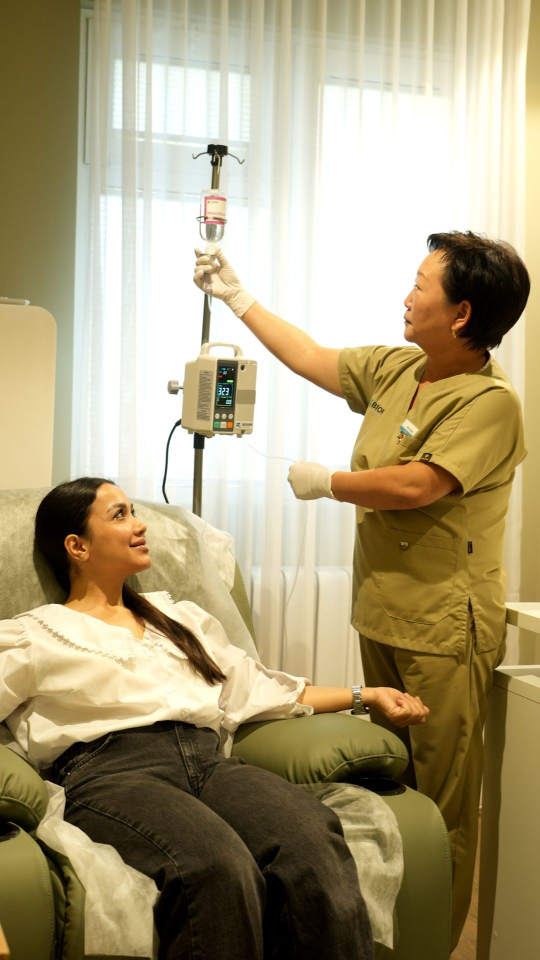
#> input picture images/biorise-clinic-2026.jpg, 1080 x 1920 px (shown at 1/2 size)
$ python -i illustrate.py   (imports and definitions only)
#> lines starting #> are read from the running program, lines starting #| are printed output that depends on the picture; after the words box and inside, x2 and y2 are one past the last pixel; in counts of white or black regions, pixels touching at a corner belong together
#> further down, picture is the input picture: PIL image 1080x1920 RGB; mean R, G, B 169.8, 157, 122.1
"""Shared image helpers for generated illustrations (article covers, industry cards)."""
from PIL import Image


def centre(img, margin=0.10):
    """Find the drawing on the flat paper background and put it in the middle of a 3:2 canvas."""
#> called with margin = 0.1
    from PIL import ImageChops
    bg = img.getpixel((4, 4))
#> bg = (86, 72, 23)
    diff = ImageChops.difference(img, Image.new('RGB', img.size, bg)).convert('L').point(lambda v: 255 if v > 28 else 0)
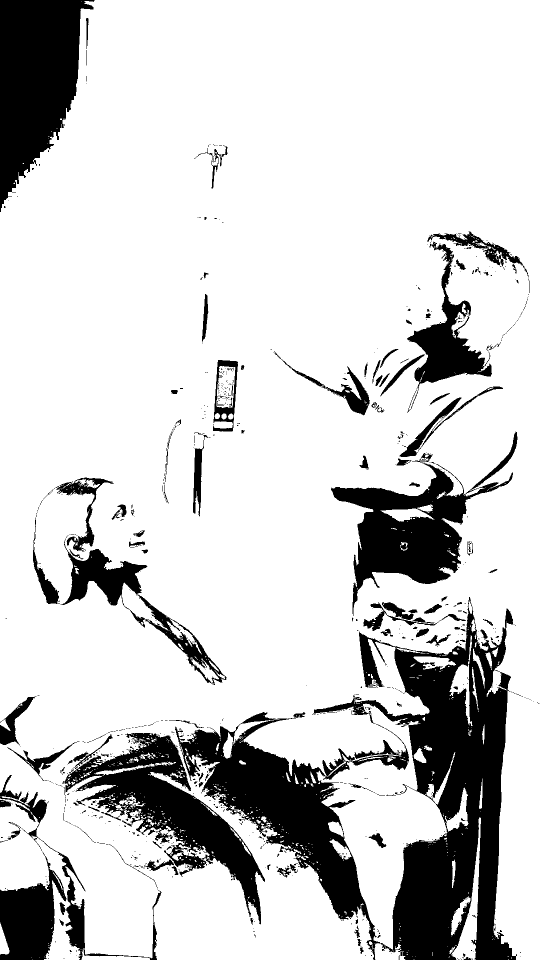
#> diff: PIL image 1080x1920 L (shown at 1/2 size); 81.6% white; 861 black regions (726 under 20 px), largest, box (x1, y1, x2, y2) and area: (350, 1194, 1034, 1920) 162774, (0, 0, 189, 424) 48874, (129, 1466, 530, 1849) 41538
    box = diff.getbbox()
#> box = (0, 0, 1080, 1920)
    if not box:
        return img
    pad = 30
    box = (max(0, box[0] - pad), max(0, box[1] - pad), min(img.width, box[2] + pad), min(img.height, box[3] + pad))
    art = img.crop(box)
    W = max(art.width / (1 - 2 * margin), art.height * 1.5 / (1 - 2 * margin))
#> W = 3600
    H = W / 1.5
#> H = 2400
    # Base = an empty strip of the same paper (keeps the grain), art pasted with soft edges.
    from PIL import ImageFilter
    blank = [x for x in range(0, img.width - 40, 20) if not diff.crop((x, 0, x + 40, img.height)).getbbox()]
#> blank = []
    strip = img.crop((blank[0], 0, blank[0] + 40, img.height)) if blank else Image.new('RGB', (40, img.height), bg)
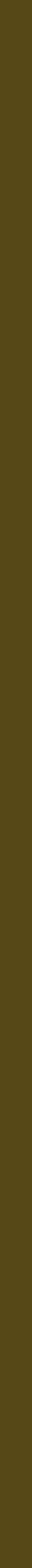
#> strip: PIL image 40x1920 RGB (shown at 1/2 size); mean R, G, B 86, 72, 23
    canvas = Image.new('RGB', (round(W), round(H)), bg)
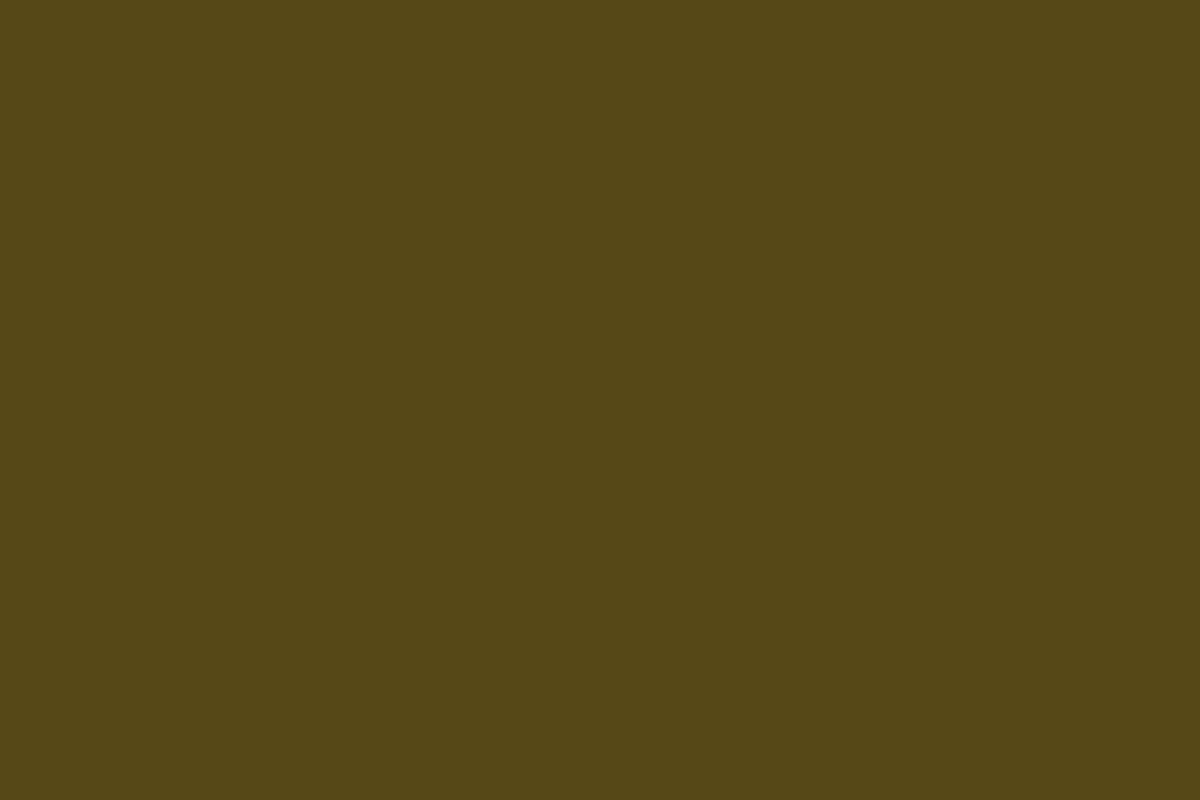
#> canvas: PIL image 3600x2400 RGB (shown at 1/3 size); mean R, G, B 86, 72, 23
    for x in range(0, canvas.width, 40):
        for y in range(0, canvas.height, img.height):
            canvas.paste(strip, (x, y))
    feather = max(8, round(min(art.size) * 0.04))
#> feather = 43
    mask = Image.new('L', art.size, 0)
#> mask: PIL image 1080x1920 L; every value is 0
    mask.paste(255, (feather, feather, art.width - feather, art.height - feather))
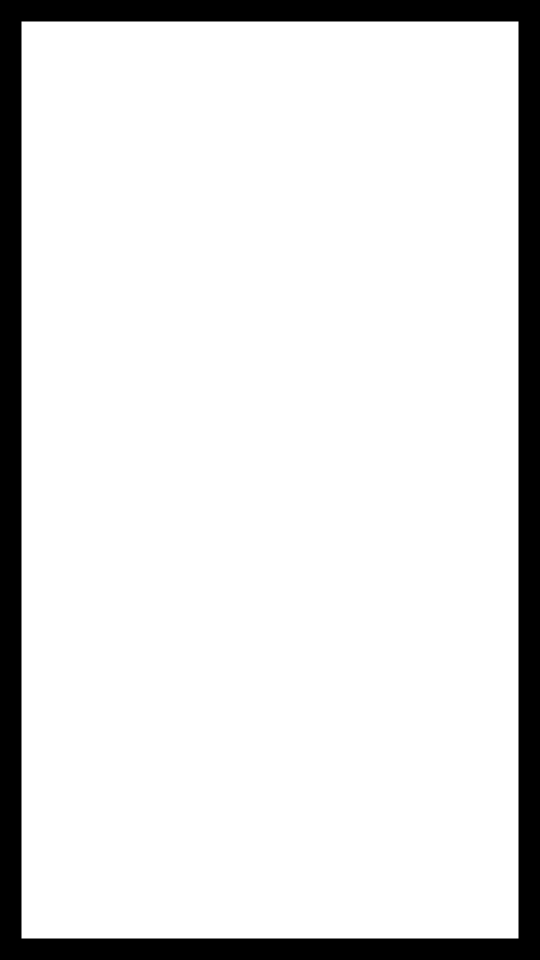
#> mask: PIL image 1080x1920 L (shown at 1/2 size); 87.9% white; 1 black region, box (x1, y1, x2, y2) and area: (0, 0, 1080, 1920) 250604
    mask = mask.filter(ImageFilter.GaussianBlur(feather / 2))
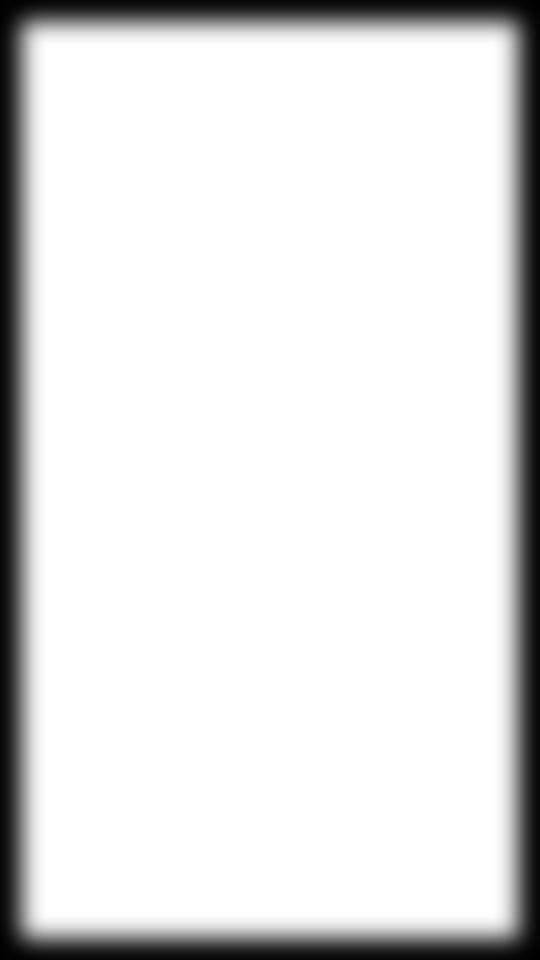
#> mask: PIL image 1080x1920 L (shown at 1/2 size); min 0, max 255, mean 224.1
    canvas.paste(art, ((canvas.width - art.width) // 2, (canvas.height - art.height) // 2), mask)
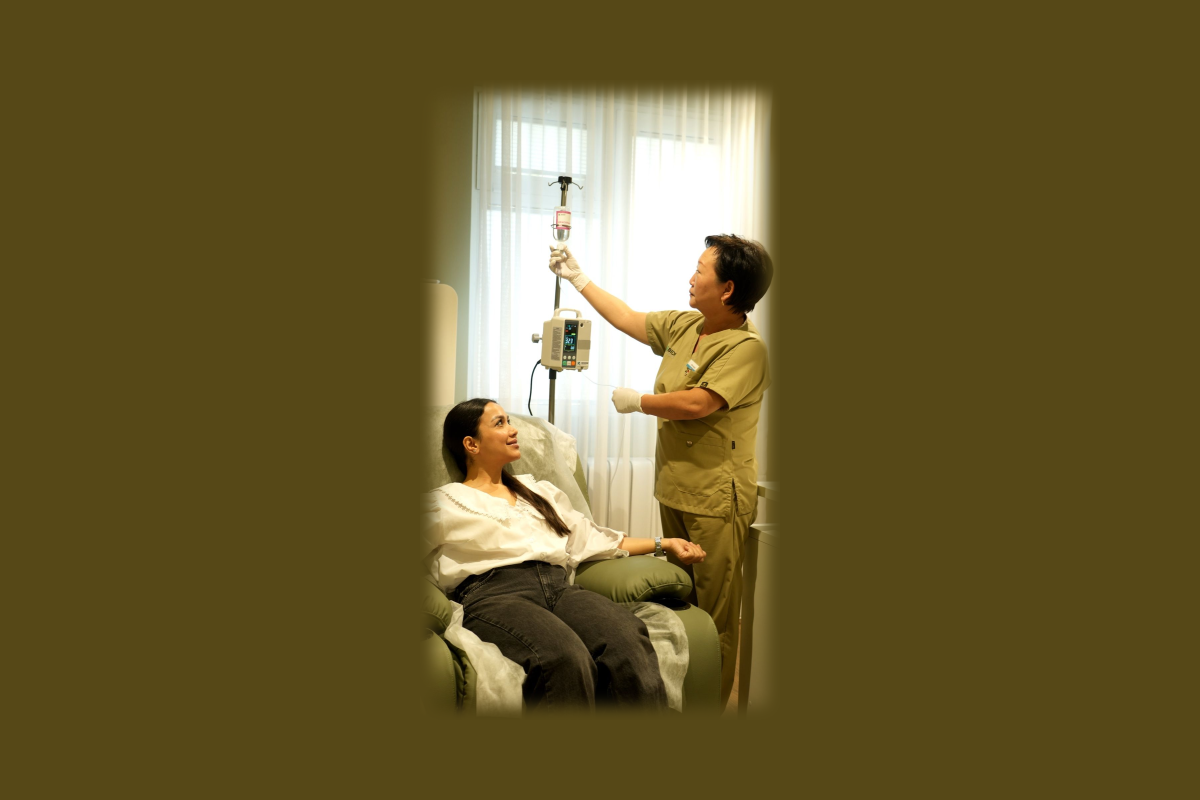
#> canvas: PIL image 3600x2400 RGB (shown at 1/3 size); mean R, G, B 104.2, 90.6, 44.9
    return canvas


def fit(im, w, h):
    r = max(w / im.width, h / im.height)
    x = im.resize((round(im.width * r), round(im.height * r)), Image.LANCZOS)
    left, top = (x.width - w) // 2, (x.height - h) // 2
    return x.crop((left, top, left + w, top + h))

>>> from PIL import Image
>>> picture = Image.open('../images/biorise-clinic-2026.jpg')
>>> result = centre(picture)

$ run again, on images/daniil-gazizov.jpg
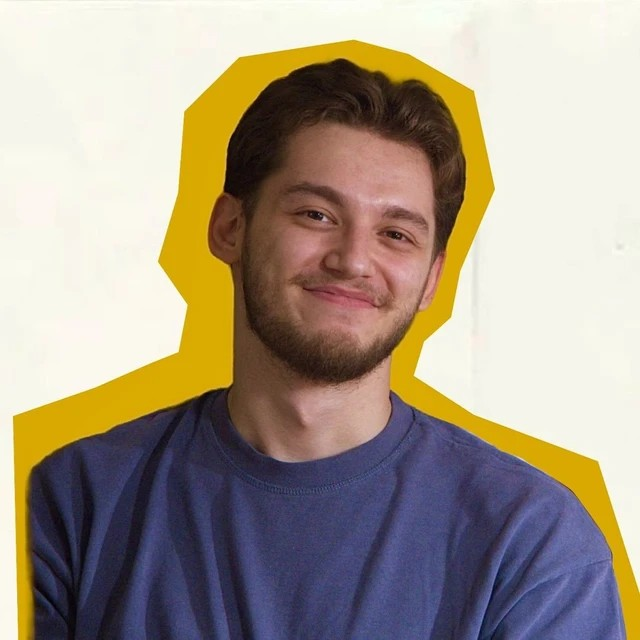
#> input picture images/daniil-gazizov.jpg, 640 x 640 px
#> picture is the input picture: PIL image 640x640 RGB; mean R, G, B 166.5, 154.3, 137.9
#> bg = (254, 252, 240)
#> in centre, `diff = ImageChops.difference(img, Image.new('RGB', img.size, bg)).conv..`:
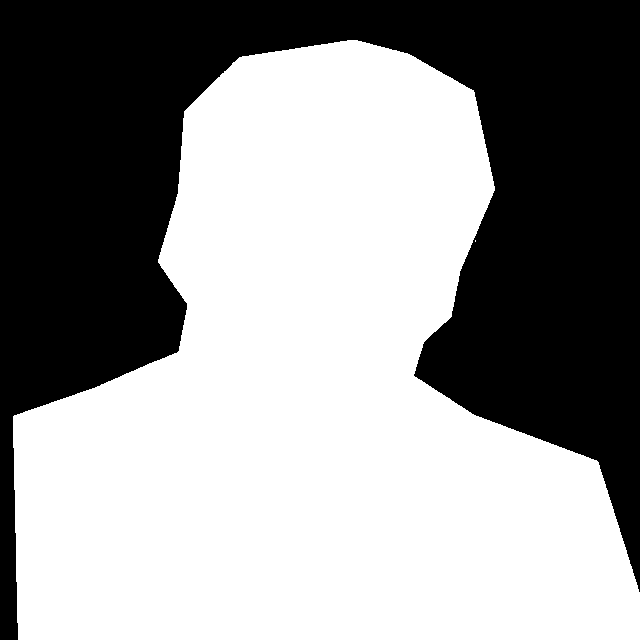
#> diff: PIL image 640x640 L; 58.5% white; 1 black region, box (x1, y1, x2, y2) and area: (0, 0, 640, 640) 169860
#> in centre, `box = diff.getbbox()`: box = (13, 40, 640, 640)
#> in centre, `box = (max(0, box[0] - pad), max(0, box[1] - pad), min(img.width, box[..`: box = (0, 10, 640, 640)
#> blank = []
#> in centre, `canvas.paste(art, ((canvas.width - art.width) // 2, (canvas.height - a..`:
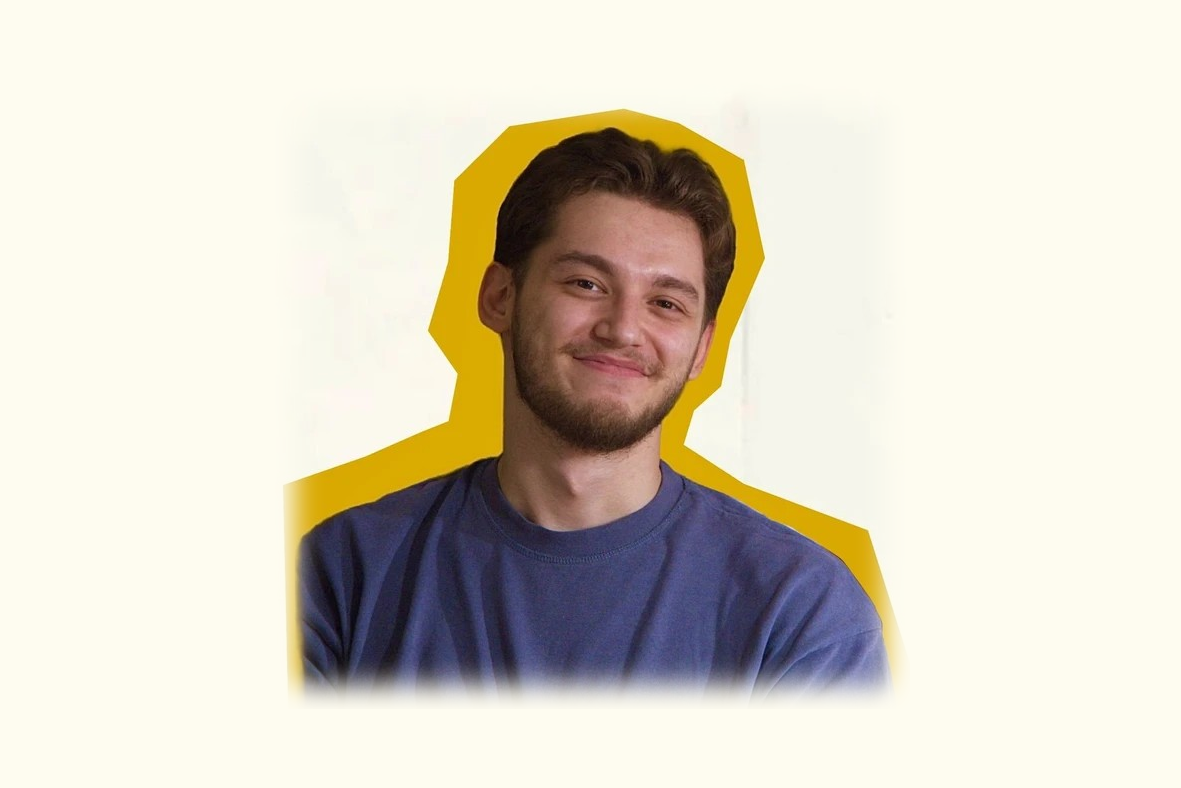
#> canvas: PIL image 1181x788 RGB; mean R, G, B 219.3, 212.8, 198.6
